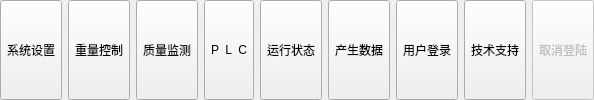
              <widget class="QWidget" name="cp1">
               <layout class="QHBoxLayout" name="horizontalLayout_2">
                <property name="margin">
                 <number>0</number>
                </property>
                <item>
                 <widget class="QToolButton" name="syssetButton">
                  <property name="sizePolicy">
                   <sizepolicy hsizetype="Preferred" vsizetype="Preferred">
                    <horstretch>0</horstretch>
                    <verstretch>0</verstretch>
                   </sizepolicy>
                  </property>
                  <property name="text">
                   <string>系统设置</string>
                  </property>
                  <property name="icon">
                   <iconset resource="source.qrc">
                    <normaloff>:/sources/kxkb.png</normaloff>:/sources/kxkb.png</iconset>
                  </property>
                  <property name="iconSize">
                   <size>
                    <width>32</width>
                    <height>32</height>
                   </size>
                  </property>
                  <property name="toolButtonStyle">
                   <enum>Qt::ToolButtonTextUnderIcon</enum>
                  </property>
                 </widget>
                </item>
                <item>
                 <widget class="QToolButton" name="gravityButton">
                  <property name="sizePolicy">
                   <sizepolicy hsizetype="Preferred" vsizetype="Preferred">
                    <horstretch>0</horstretch>
                    <verstretch>0</verstretch>
                   </sizepolicy>
                  </property>
                  <property name="text">
                   <string>重量控制</string>
                  </property>
                  <property name="icon">
                   <iconset resource="source.qrc">
                    <normaloff>:/sources/blockdevice.png</normaloff>:/sources/blockdevice.png</iconset>
                  </property>
                  <property name="iconSize">
                   <size>
                    <width>32</width>
                    <height>32</height>
                   </size>
                  </property>
                  <property name="toolButtonStyle">
                   <enum>Qt::ToolButtonTextUnderIcon</enum>
                  </property>
                 </widget>
                </item>
                <item>
                 <widget class="QToolButton" name="qualityButton">
                  <property name="sizePolicy">
                   <sizepolicy hsizetype="Preferred" vsizetype="Preferred">
                    <horstretch>0</horstretch>
                    <verstretch>0</verstretch>
                   </sizepolicy>
                  </property>
                  <property name="text">
                   <string>质量监测</string>
                  </property>
                  <property name="icon">
                   <iconset resource="source.qrc">
                    <normaloff>:/sources/gpg.png</normaloff>:/sources/gpg.png</iconset>
                  </property>
                  <property name="iconSize">
                   <size>
                    <width>32</width>
                    <height>32</height>
                   </size>
                  </property>
                  <property name="toolButtonStyle">
                   <enum>Qt::ToolButtonTextUnderIcon</enum>
                  </property>
                 </widget>
                </item>
                <item>
                 <widget class="QToolButton" name="plcButton">
                  <property name="enabled">
                   <bool>true</bool>
                  </property>
                  <property name="sizePolicy">
                   <sizepolicy hsizetype="Preferred" vsizetype="Preferred">
                    <horstretch>0</horstretch>
                    <verstretch>0</verstretch>
                   </sizepolicy>
                  </property>
                  <property name="text">
                   <string>P  L  C</string>
                  </property>
                  <property name="icon">
                   <iconset resource="source.qrc">
                    <normaloff>:/sources/exec.png</normaloff>:/sources/exec.png</iconset>
                  </property>
                  <property name="iconSize">
                   <size>
                    <width>32</width>
                    <height>32</height>
                   </size>
                  </property>
                  <property name="toolButtonStyle">
                   <enum>Qt::ToolButtonTextUnderIcon</enum>
                  </property>
                 </widget>
                </item>
                <item>
                 <widget class="QToolButton" name="statusButton">
                  <property name="enabled">
                   <bool>true</bool>
                  </property>
                  <property name="sizePolicy">
                   <sizepolicy hsizetype="Preferred" vsizetype="Preferred">
                    <horstretch>0</horstretch>
                    <verstretch>0</verstretch>
                   </sizepolicy>
                  </property>
                  <property name="text">
                   <string>运行状态</string>
                  </property>
                  <property name="icon">
                   <iconset resource="source.qrc">
                    <normaloff>:/sources/kfind.png</normaloff>:/sources/kfind.png</iconset>
                  </property>
                  <property name="iconSize">
                   <size>
                    <width>32</width>
                    <height>32</height>
                   </size>
                  </property>
                  <property name="toolButtonStyle">
                   <enum>Qt::ToolButtonTextUnderIcon</enum>
                  </property>
                 </widget>
                </item>
                <item>
                 <widget class="QToolButton" name="dataButton">
                  <property name="enabled">
                   <bool>true</bool>
                  </property>
                  <property name="sizePolicy">
                   <sizepolicy hsizetype="Preferred" vsizetype="Preferred">
                    <horstretch>0</horstretch>
                    <verstretch>0</verstretch>
                   </sizepolicy>
                  </property>
                  <property name="text">
                   <string>产生数据</string>
                  </property>
                  <property name="icon">
                   <iconset resource="source.qrc">
                    <normaloff>:/sources/folder_locked.png</normaloff>:/sources/folder_locked.png</iconset>
                  </property>
                  <property name="iconSize">
                   <size>
                    <width>32</width>
                    <height>32</height>
                   </size>
                  </property>
                  <property name="toolButtonStyle">
                   <enum>Qt::ToolButtonTextUnderIcon</enum>
                  </property>
                 </widget>
                </item>
                <item>
                 <widget class="QToolButton" name="loginButton">
                  <property name="sizePolicy">
                   <sizepolicy hsizetype="Preferred" vsizetype="Preferred">
                    <horstretch>0</horstretch>
                    <verstretch>0</verstretch>
                   </sizepolicy>
                  </property>
                  <property name="text">
                   <string>用户登录</string>
                  </property>
                  <property name="icon">
                   <iconset resource="source.qrc">
                    <normaloff>:/sources/kuser.png</normaloff>:/sources/kuser.png</iconset>
                  </property>
                  <property name="iconSize">
                   <size>
                    <width>32</width>
                    <height>32</height>
                   </size>
                  </property>
                  <property name="toolButtonStyle">
                   <enum>Qt::ToolButtonTextUnderIcon</enum>
                  </property>
                 </widget>
                </item>
                <item>
                 <widget class="QToolButton" name="supportButton">
                  <property name="enabled">
                   <bool>true</bool>
                  </property>
                  <property name="sizePolicy">
                   <sizepolicy hsizetype="Preferred" vsizetype="Preferred">
                    <horstretch>0</horstretch>
                    <verstretch>0</verstretch>
                   </sizepolicy>
                  </property>
                  <property name="text">
                   <string>技术支持</string>
                  </property>
                  <property name="icon">
                   <iconset resource="source.qrc">
                    <normaloff>:/sources/Community Help.png</normaloff>:/sources/Community Help.png</iconset>
                  </property>
                  <property name="iconSize">
                   <size>
                    <width>32</width>
                    <height>32</height>
                   </size>
                  </property>
                  <property name="toolButtonStyle">
                   <enum>Qt::ToolButtonTextUnderIcon</enum>
                  </property>
                 </widget>
                </item>
                <item>
                 <widget class="QToolButton" name="logoutButton">
                  <property name="enabled">
                   <bool>false</bool>
                  </property>
                  <property name="sizePolicy">
                   <sizepolicy hsizetype="Preferred" vsizetype="Preferred">
                    <horstretch>0</horstretch>
                    <verstretch>0</verstretch>
                   </sizepolicy>
                  </property>
                  <property name="text">
                   <string>取消登陆</string>
                  </property>
                  <property name="icon">
                   <iconset resource="source.qrc">
                    <normaloff>:/sources/down.png</normaloff>:/sources/down.png</iconset>
                  </property>
                  <property name="iconSize">
                   <size>
                    <width>32</width>
                    <height>32</height>
                   </size>
                  </property>
                  <property name="autoExclusive">
                   <bool>false</bool>
                  </property>
                  <property name="toolButtonStyle">
                   <enum>Qt::ToolButtonTextUnderIcon</enum>
                  </property>
                 </widget>
                </item>
               </layout>
              </widget>
